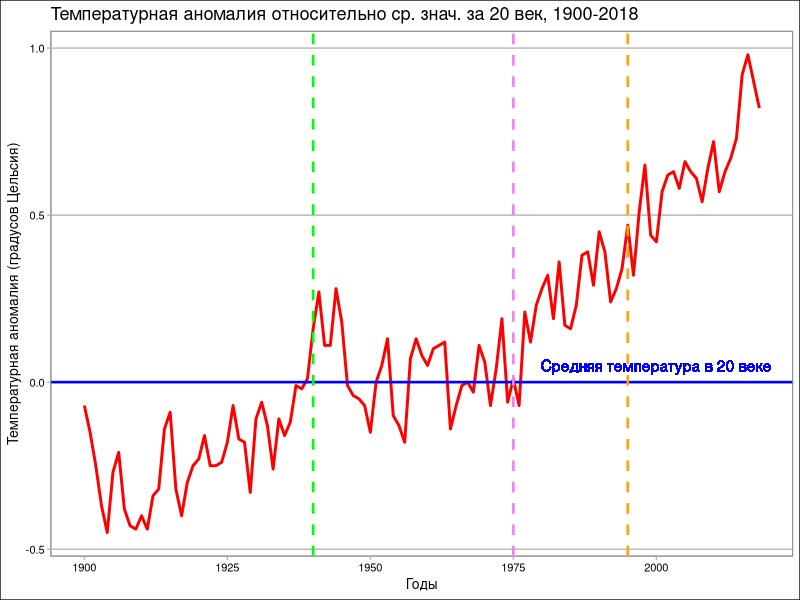
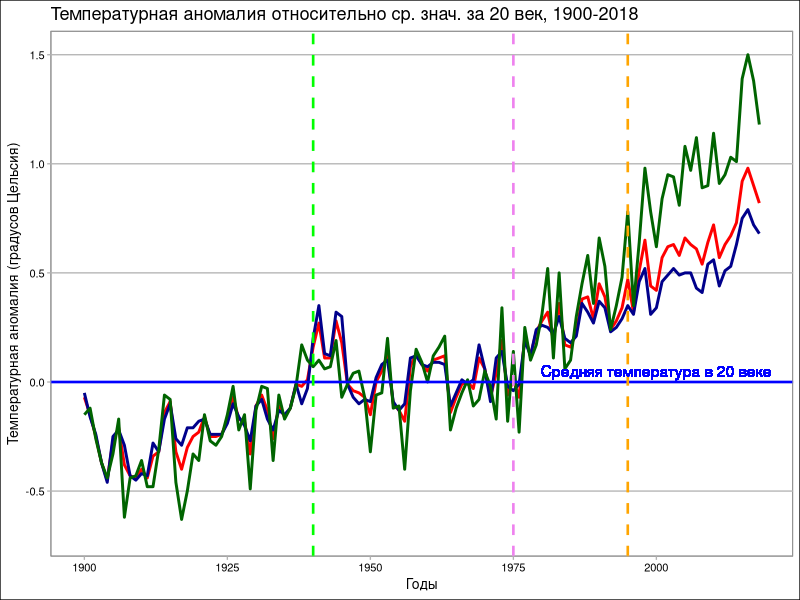
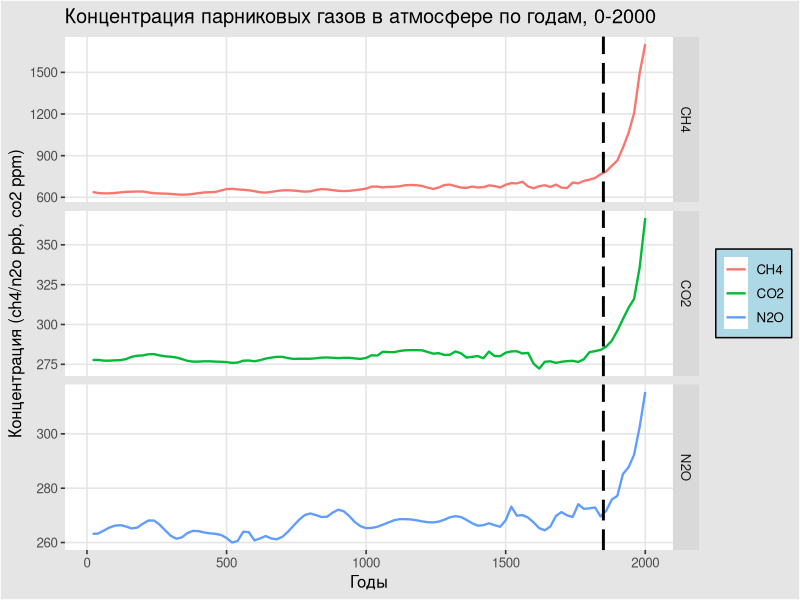
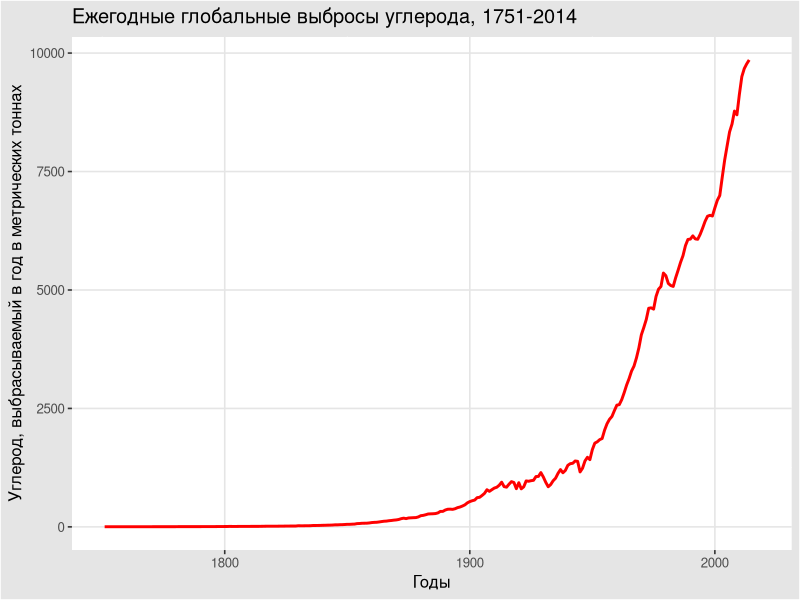
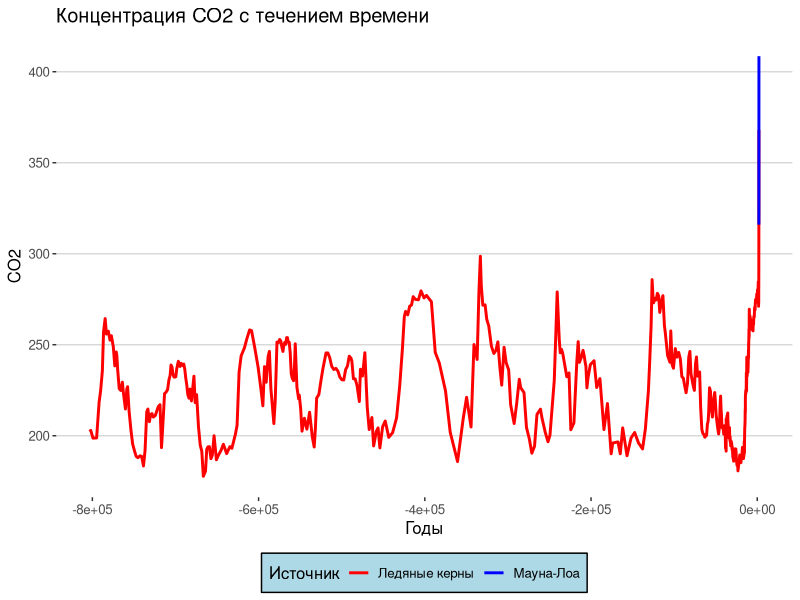
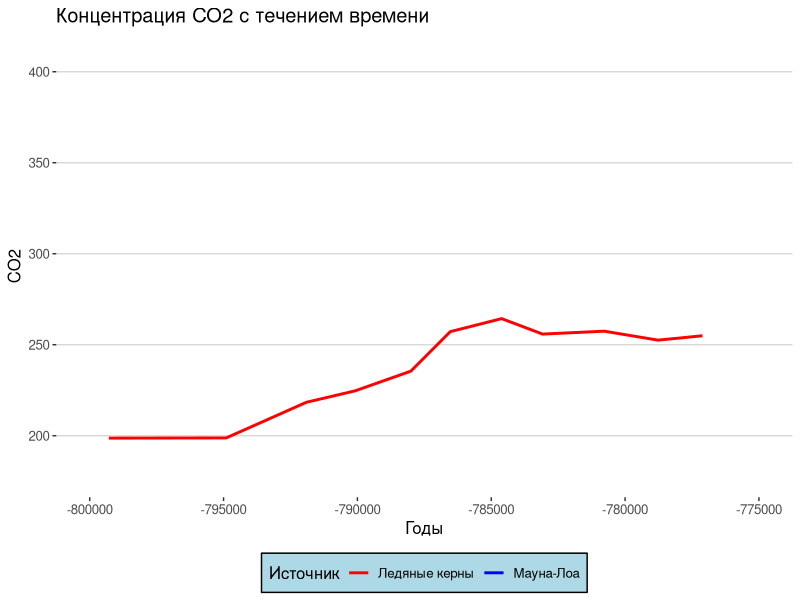
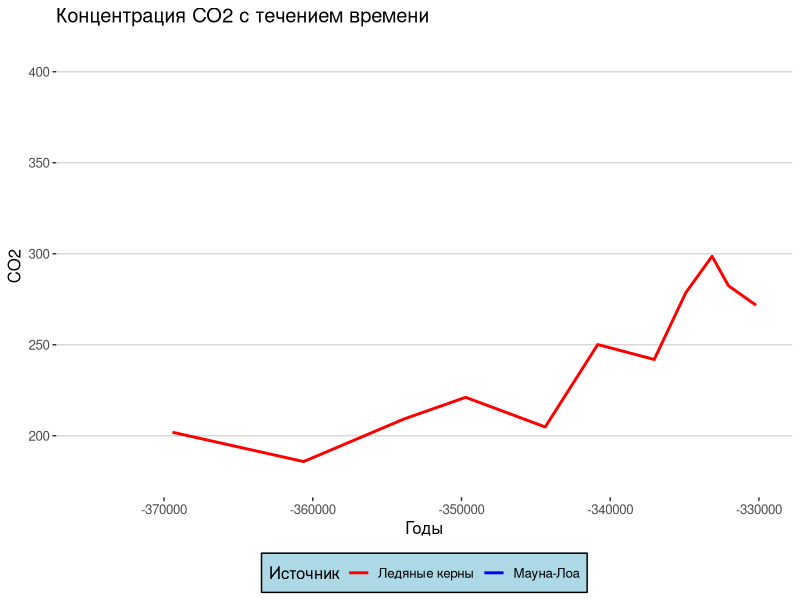
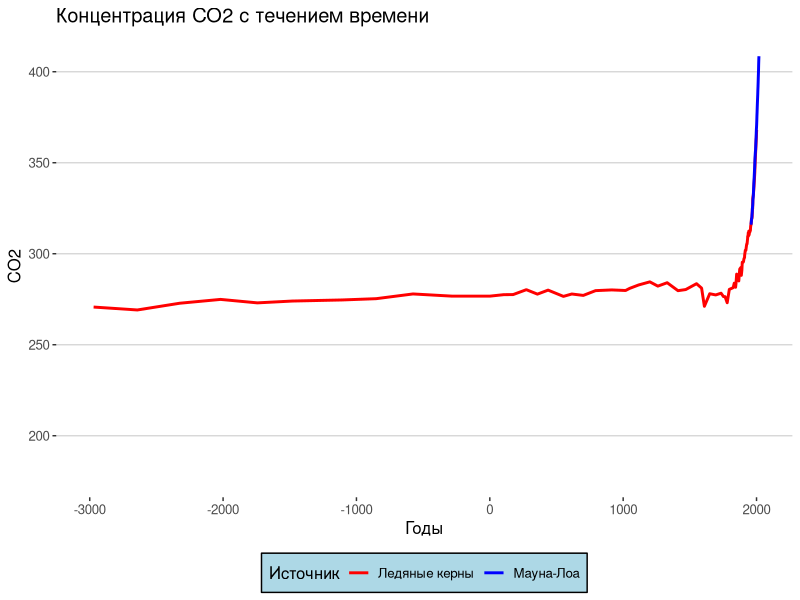

These figures' R source, in order:
# Визуализация изменений климата
# Исследование взаимосвязи между глоабльными температурными изменениями, 
# парниковыми газами и выбросами углерода человеком, используя временные графики на базе фактических измерений 
# ледяного керна и атмосферных данных Национального управления океанических и атмосферных исследований (NOAA), 
# а также Информационно-аналитического центра углекислого газа  (CDIAC).


library(tidyverse)
library(dslabs)
data(temp_carbon)
data(greenhouse_gases)
data(historic_co2)
library(ggthemes)


# 1. График временного ряда температурной аномалии.
# Синяя горизонтальная линия показывает среднюю температуру в 20 веке
# Зеленая прерывистая вертикальная линия - первый год, когда температура превысила ср.значение 20 века (1940 г.).
# Фиолетовая прерывистая вертикальная линия - последний год с температурой ниже ср.значения 20 века (1975 г.).
# Оранжевая прерывистая вертикальная линия - температурная аномалия превысила 0.5 градуса Цельсия в первый раз (1995 г.).
temp_carbon %>% filter(!is.na(temp_anomaly)) %>%
  ggplot(aes(year, temp_anomaly)) + 
  geom_line(color = 'red', size = 1) +
  geom_hline(aes(yintercept = 0), col = "blue", size = 0.9) + 
  geom_vline (aes(xintercept = 1940), col = "green", size = 0.9, linetype=2) +
  geom_vline (aes(xintercept = 1975), col = "violet", size = 0.9, linetype=2) +
  geom_vline (aes(xintercept = 1995), col = "orange", size = 0.9, linetype=2) +
  geom_text(aes(x = 2000, y = 0.05, label = "Cредняя температура в 20 веке"), col = "blue") +
  xlim(c(1900, 2018)) +
  xlab("Годы") +
  ylab("Температурная аномалия (градусов Цельсия)") +
  ggtitle("Температурная аномалия относительно ср. знач. за 20 век, 1900-2018") +
  theme_calc()
 
#2. Добавляем график температурной аномалии в океане (темно-синяя линия) и на земле (темно-зеленая линия).
# На земле наблюдается наибольшая температурная аномалия в 2018 г. по сравнению со средним значением 20-го века.
# Кроме того на земле произошло самое большое изменение температуры с 1900 года.

temp_carbon %>% filter(!is.na(temp_anomaly)) %>%
  ggplot(aes(year, temp_anomaly)) + 
  geom_line(color = 'red', size = 1) +
  geom_line(mapping = aes(year, ocean_anomaly), col = "darkblue", size = 1) + 
  geom_line(mapping = aes(year, land_anomaly), col = "darkgreen", size = 1) +
  geom_hline(aes(yintercept = 0), col = "blue", size = 0.9) + 
  geom_vline (aes(xintercept = 1940), col = "green", size = 0.9, linetype=2) +
  geom_vline (aes(xintercept = 1975), col = "violet", size = 0.9, linetype=2) +
  geom_vline (aes(xintercept = 1995), col = "orange", size = 0.9, linetype=2) +
  geom_text(aes(x = 2000, y = 0.05, label = "Cредняя температура в 20 веке"), col = "blue") +
  xlim(c(1900, 2018)) +
  xlab("Годы") +
  ylab("Температурная аномалия (градусов Цельсия)") +
  ggtitle("Температурная аномалия относительно ср. знач. за 20 век, 1900-2018") +
  theme_calc()

# 3. График концентрации парниковых газов по годам. 
# Пунктирная вертикальная линия - неофициальное начало промышленной революции (1850 г.)  
# и повсеместного использования ископаемого топлива. 
# Ед.измерения для углекислого газа (co2) - частей на миллион (ppm), 
# для метана (ch4) и оксида азота(n2o) - частей на миллиард (ppb).

greenhouse_gases %>%
  ggplot(aes(year, concentration)) +
  geom_line(aes(color = gas), size = 0.8) +
  facet_grid(gas ~ ., scales = "free") +
  geom_vline(aes(xintercept = 1850), col = "black", size = 1, linetype=5) +
  xlab("Годы") +
  ylab("Концентрация (ch4/n2o ppb, co2 ppm)") +
  ggtitle("Концентрация парниковых газов в атмосфере по годам, 0-2000") +
  theme_igray () +
  theme(legend.title = element_blank(), legend.background = element_rect(fill = "lightblue", 
                                                                          size = 0.5, linetype = "solid", colour = "black"))
#4. График временного ряда выбросов углерода. 
# Ось у  - углерод, выбрасываемый в год в метрических тоннах.
temp_carbon %>% 
  ggplot(aes(year, carbon_emissions)) + 
  geom_line(color = 'red', size = 1) +
  xlab("Годы") +
  ylab("Углерод, выбрасываемый в год в метрических тоннах") +
  ggtitle("Ежегодные глобальные выбросы углерода, 1751-2014") +
  theme_igray ()

#5. График концентрации СО2 с течением времени на основании непосредственных измерения концентрации co2 
# в атмосфере в Мауна-Лоа с 1959 г., а также косвенные измерения концентрации co2 в атмосфере 
# в ледяных кернах возрастом 800 000 лет.

co2_time <- historic_co2 %>% 
  ggplot(aes(year, co2, color = source)) +  
  geom_line(size = 1) +
  xlab("Годы") +
  ylab("CO2") +
  ggtitle("Концентрация СО2 с течением времени") +
  theme_hc() +
  scale_color_manual(name="Источник",
                     labels=c("Ледяные керны","Мауна-Лоа"),
                     values=c("red","blue")) + 
  theme(legend.background = element_rect(fill = "lightblue", size = 0.5, linetype = "solid", colour = "black"))
co2_time

# Выводы: Современный уровень СО2 выше, чем когда-либо за последние 800 000 лет.
# Существуют естественные циклы увеличения и уменьшения СО2, длящиеся 50 000-100 000 лет за цикл.
# В большинстве случаев для снижения уровня СО2 требуется больше времени, чем для его повышения. 


#6. Для примера возьмем временной интервал от -800 000 до -775 000 лет. 
# 10 000 лет потребовалось co2, чтобы вырасти с 200 ppmv до 275 ppmv
co2_time + xlim(c(-800000, -775000))

# Возьмем временной интервал от -375 000 до -330 000. 
# 25 000 лет потребовалось co2, чтобы вырасти со 180 ppmv до 300 ppmv
co2_time + xlim(c(-375000, -330000))

# Возьмем современный временной интервал от -3000 до 2018 г. 
# 250 лет потребовалось co2, чтобы вырасти со своего стабильного уровня 275 ppmv до текущего уровня 400 ppmv.
co2_time + xlim(c(-3000, 2018))
